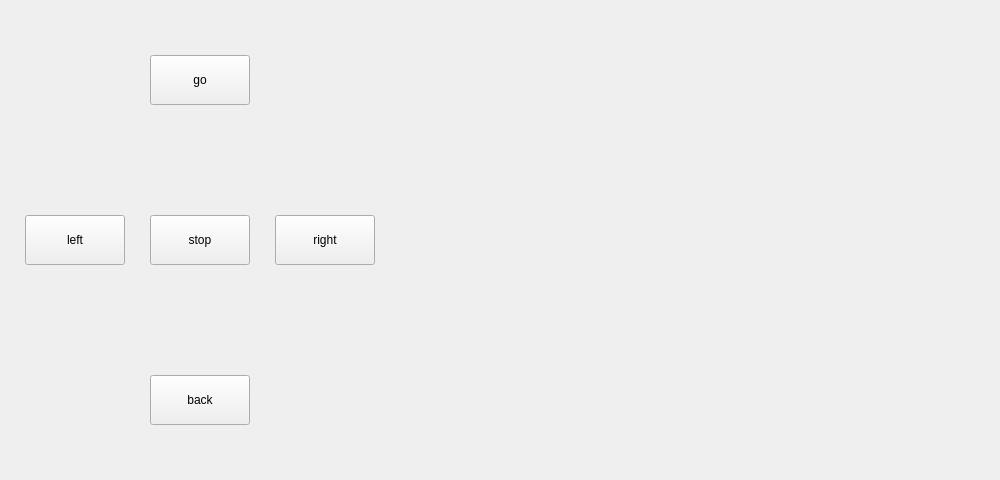
<?xml version="1.0" encoding="UTF-8"?>
<ui version="4.0">
 <class>Widget</class>
 <widget class="QWidget" name="Widget">
  <property name="geometry">
   <rect>
    <x>0</x>
    <y>0</y>
    <width>1000</width>
    <height>480</height>
   </rect>
  </property>
  <property name="minimumSize">
   <size>
    <width>1000</width>
    <height>480</height>
   </size>
  </property>
  <property name="maximumSize">
   <size>
    <width>1000</width>
    <height>480</height>
   </size>
  </property>
  <property name="windowTitle">
   <string>Widget</string>
  </property>
  <layout class="QHBoxLayout" name="horizontalLayout_2">
   <property name="spacing">
    <number>0</number>
   </property>
   <property name="leftMargin">
    <number>0</number>
   </property>
   <property name="topMargin">
    <number>0</number>
   </property>
   <property name="rightMargin">
    <number>0</number>
   </property>
   <property name="bottomMargin">
    <number>0</number>
   </property>
   <item>
    <widget class="QWidget" name="widget_4" native="true">
     <property name="minimumSize">
      <size>
       <width>400</width>
       <height>0</height>
      </size>
     </property>
     <property name="maximumSize">
      <size>
       <width>400</width>
       <height>16777215</height>
      </size>
     </property>
     <layout class="QGridLayout" name="gridLayout_3">
      <property name="leftMargin">
       <number>0</number>
      </property>
      <property name="topMargin">
       <number>0</number>
      </property>
      <property name="rightMargin">
       <number>0</number>
      </property>
      <property name="bottomMargin">
       <number>0</number>
      </property>
      <property name="spacing">
       <number>0</number>
      </property>
      <item row="0" column="0">
       <widget class="QWidget" name="widget_2" native="true">
        <layout class="QGridLayout" name="gridLayout">
         <property name="leftMargin">
          <number>0</number>
         </property>
         <property name="topMargin">
          <number>0</number>
         </property>
         <property name="rightMargin">
          <number>0</number>
         </property>
         <property name="bottomMargin">
          <number>0</number>
         </property>
         <property name="spacing">
          <number>0</number>
         </property>
         <item row="0" column="1">
          <widget class="QPushButton" name="go">
           <property name="minimumSize">
            <size>
             <width>100</width>
             <height>50</height>
            </size>
           </property>
           <property name="maximumSize">
            <size>
             <width>100</width>
             <height>50</height>
            </size>
           </property>
           <property name="text">
            <string>go</string>
           </property>
          </widget>
         </item>
         <item row="0" column="0">
          <spacer name="horizontalSpacer">
           <property name="orientation">
            <enum>Qt::Horizontal</enum>
           </property>
           <property name="sizeType">
            <enum>QSizePolicy::Fixed</enum>
           </property>
           <property name="sizeHint" stdset="0">
            <size>
             <width>40</width>
             <height>20</height>
            </size>
           </property>
          </spacer>
         </item>
         <item row="0" column="2">
          <spacer name="horizontalSpacer_2">
           <property name="orientation">
            <enum>Qt::Horizontal</enum>
           </property>
           <property name="sizeType">
            <enum>QSizePolicy::Fixed</enum>
           </property>
           <property name="sizeHint" stdset="0">
            <size>
             <width>40</width>
             <height>20</height>
            </size>
           </property>
          </spacer>
         </item>
        </layout>
       </widget>
      </item>
      <item row="1" column="0">
       <widget class="QWidget" name="widget" native="true">
        <layout class="QHBoxLayout" name="horizontalLayout">
         <property name="spacing">
          <number>0</number>
         </property>
         <property name="leftMargin">
          <number>0</number>
         </property>
         <property name="topMargin">
          <number>0</number>
         </property>
         <property name="rightMargin">
          <number>0</number>
         </property>
         <property name="bottomMargin">
          <number>0</number>
         </property>
         <item>
          <spacer name="horizontalSpacer_3">
           <property name="orientation">
            <enum>Qt::Horizontal</enum>
           </property>
           <property name="sizeHint" stdset="0">
            <size>
             <width>40</width>
             <height>20</height>
            </size>
           </property>
          </spacer>
         </item>
         <item>
          <widget class="QPushButton" name="left">
           <property name="minimumSize">
            <size>
             <width>100</width>
             <height>50</height>
            </size>
           </property>
           <property name="maximumSize">
            <size>
             <width>100</width>
             <height>50</height>
            </size>
           </property>
           <property name="text">
            <string>left</string>
           </property>
          </widget>
         </item>
         <item>
          <spacer name="horizontalSpacer_4">
           <property name="orientation">
            <enum>Qt::Horizontal</enum>
           </property>
           <property name="sizeHint" stdset="0">
            <size>
             <width>40</width>
             <height>20</height>
            </size>
           </property>
          </spacer>
         </item>
         <item>
          <widget class="QPushButton" name="stop">
           <property name="minimumSize">
            <size>
             <width>100</width>
             <height>50</height>
            </size>
           </property>
           <property name="maximumSize">
            <size>
             <width>100</width>
             <height>50</height>
            </size>
           </property>
           <property name="text">
            <string>stop</string>
           </property>
          </widget>
         </item>
         <item>
          <spacer name="horizontalSpacer_5">
           <property name="orientation">
            <enum>Qt::Horizontal</enum>
           </property>
           <property name="sizeHint" stdset="0">
            <size>
             <width>40</width>
             <height>20</height>
            </size>
           </property>
          </spacer>
         </item>
         <item>
          <widget class="QPushButton" name="right">
           <property name="minimumSize">
            <size>
             <width>100</width>
             <height>50</height>
            </size>
           </property>
           <property name="maximumSize">
            <size>
             <width>100</width>
             <height>50</height>
            </size>
           </property>
           <property name="text">
            <string>right</string>
           </property>
          </widget>
         </item>
         <item>
          <spacer name="horizontalSpacer_6">
           <property name="orientation">
            <enum>Qt::Horizontal</enum>
           </property>
           <property name="sizeHint" stdset="0">
            <size>
             <width>40</width>
             <height>20</height>
            </size>
           </property>
          </spacer>
         </item>
        </layout>
       </widget>
      </item>
      <item row="2" column="0">
       <widget class="QWidget" name="widget_3" native="true">
        <layout class="QGridLayout" name="gridLayout_2">
         <property name="leftMargin">
          <number>0</number>
         </property>
         <property name="topMargin">
          <number>0</number>
         </property>
         <property name="rightMargin">
          <number>0</number>
         </property>
         <property name="bottomMargin">
          <number>0</number>
         </property>
         <property name="spacing">
          <number>0</number>
         </property>
         <item row="0" column="1">
          <widget class="QPushButton" name="back">
           <property name="minimumSize">
            <size>
             <width>100</width>
             <height>50</height>
            </size>
           </property>
           <property name="maximumSize">
            <size>
             <width>100</width>
             <height>50</height>
            </size>
           </property>
           <property name="text">
            <string>back</string>
           </property>
          </widget>
         </item>
         <item row="0" column="0">
          <spacer name="horizontalSpacer_7">
           <property name="orientation">
            <enum>Qt::Horizontal</enum>
           </property>
           <property name="sizeType">
            <enum>QSizePolicy::Fixed</enum>
           </property>
           <property name="sizeHint" stdset="0">
            <size>
             <width>40</width>
             <height>20</height>
            </size>
           </property>
          </spacer>
         </item>
         <item row="0" column="2">
          <spacer name="horizontalSpacer_8">
           <property name="orientation">
            <enum>Qt::Horizontal</enum>
           </property>
           <property name="sizeType">
            <enum>QSizePolicy::Fixed</enum>
           </property>
           <property name="sizeHint" stdset="0">
            <size>
             <width>40</width>
             <height>20</height>
            </size>
           </property>
          </spacer>
         </item>
        </layout>
       </widget>
      </item>
     </layout>
    </widget>
   </item>
   <item>
    <widget class="QLabel" name="label">
     <property name="text">
      <string/>
     </property>
    </widget>
   </item>
  </layout>
 </widget>
 <resources/>
 <connections/>
</ui>
